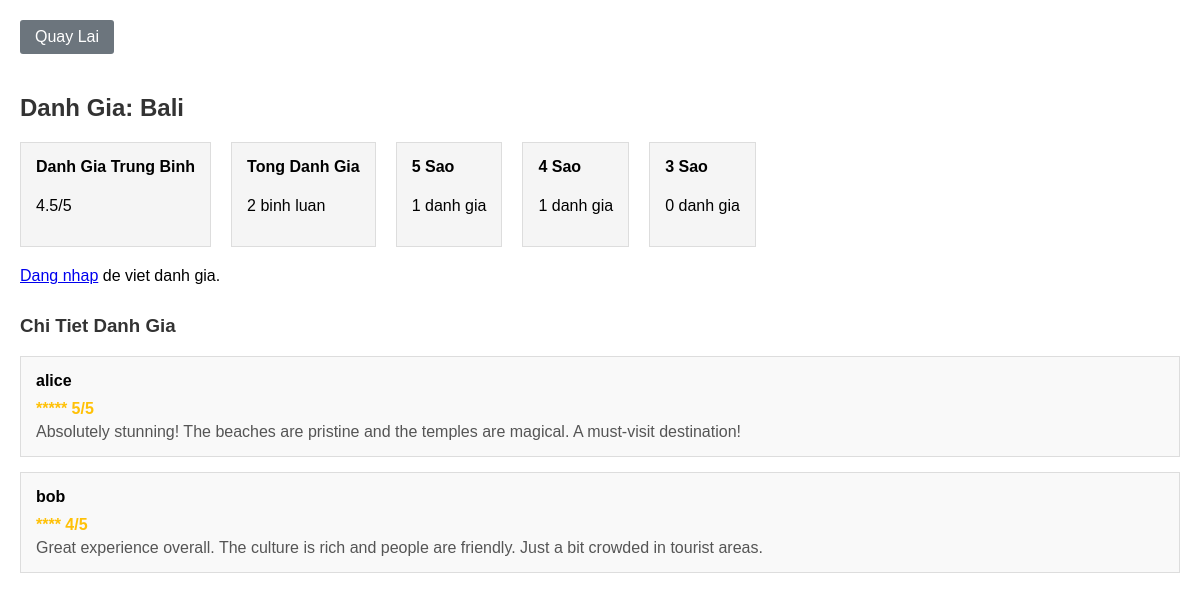
Screenshot of /reviews.php?destination_id=1 with the database file from the repository.
### tables this page shows
CREATE TABLE IF NOT EXISTS destinations (
    destination_id INT AUTO_INCREMENT PRIMARY KEY,
    name VARCHAR(100) NOT NULL,
    country VARCHAR(100) NOT NULL,
    description TEXT,
    image_url VARCHAR(255),
     category VARCHAR(50),
    province VARCHAR(100)
);

CREATE TABLE reviews (
    review_id INT AUTO_INCREMENT PRIMARY KEY,
    destination_id INT NOT NULL,
    user_id INT NOT NULL,
    rating INT CHECK (rating BETWEEN 1 AND 5),
    comment TEXT,
    FOREIGN KEY (destination_id) REFERENCES destinations(destination_id),
    FOREIGN KEY (user_id) REFERENCES users(user_id)
);

CREATE TABLE IF NOT EXISTS users (
    user_id INT AUTO_INCREMENT PRIMARY KEY,
    username VARCHAR(50) NOT NULL UNIQUE,
    password VARCHAR(255) NOT NULL,
    role VARCHAR(20) DEFAULT 'user'
);

### reviews.php (the view, shortened to what this page needs)
<?php
include 'config.php';
$destination_id = isset($_GET['destination_id']) && is_numeric($_GET['destination_id']) ? (int)$_GET['destination_id'] : null;
$stmt = $conn->prepare("SELECT * FROM destinations WHERE destination_id = ?");
$stmt->bind_param("i", $destination_id);
$stmt->execute();
$destination = $stmt->get_result()->fetch_assoc();
$review_stmt = $conn->prepare("
    SELECT r.*, u.username
    FROM reviews r
    JOIN users u ON r.user_id = u.user_id
    WHERE r.destination_id = ? AND parent_id IS NULL
");
$review_stmt->bind_param("i", $destination_id);
$review_stmt->execute();
$reviews = $review_stmt->get_result();
$stats_stmt = $conn->prepare("
    SELECT
        COUNT(*) as total_reviews,
        AVG(rating) as avg_rating,
        SUM(CASE WHEN rating = 5 THEN 1 ELSE 0 END) as five_star,
        SUM(CASE WHEN rating = 4 THEN 1 ELSE 0 END) as four_star,
        SUM(CASE WHEN rating = 3 THEN 1 ELSE 0 END) as three_star,
        SUM(CASE WHEN rating = 2 THEN 1 ELSE 0 END) as two_star,
        SUM(CASE WHEN rating = 1 THEN 1 ELSE 0 END) as one_star
    FROM reviews
    WHERE destination_id = ?
");
$stats_stmt->bind_param("i", $destination_id);
$stats_stmt->execute();
$stats = $stats_stmt->get_result()->fetch_assoc();
?>
<!DOCTYPE html>
<html>
<head>
</head>
<body>
<a href="index.php" class="back-link">Quay Lai</a>
<h2>Danh Gia: <?php echo htmlspecialchars($destination['name']); ?></h2>
<div class="stats">
    <div class="stat-box">
        <h4>Danh Gia Trung Binh</h4>
        <p><?php echo $stats['avg_rating'] ? round($stats['avg_rating'], 1) : 'N/A'; ?>/5</p>
    </div>
    <div class="stat-box">
        <h4>Tong Danh Gia</h4>
        <p><?php echo $stats['total_reviews'] ?? 0; ?> binh luan</p>
    </div>
    <div class="stat-box">
        <h4>5 Sao</h4>
        <p><?php echo $stats['five_star'] ?? 0; ?> danh gia</p>
    </div>
    <div class="stat-box">
        <h4>4 Sao</h4>
        <p><?php echo $stats['four_star'] ?? 0; ?> danh gia</p>
    </div>
    <div class="stat-box">
        <h4>3 Sao</h4>
        <p><?php echo $stats['three_star'] ?? 0; ?> danh gia</p>
    </div>
</div>
<?php if (isset($_SESSION['user_id'])): ?>
    <h3>Viet Danh Gia Cua Ban</h3>
    <form method="POST">
        <label>Danh gia sao:</label><br>
        <select name="rating" required>
            <option value="5">5 - Tuyet voi</option>
            <option value="4">4 - Tot</option>
            <option value="3">3 - Binh thuong</option>
            <option value="2">2 - Kem</option>
            <option value="1">1 - Rat te</option>
        </select><br><br>
        <label>Binh luan:</label><br>
        <textarea name="comment" rows="4" cols="50" required></textarea><br><br>
        <button type="submit" name="submit_review">Gui Danh Gia</button>
    </form>
    <hr>
<?php else: ?>
    <p><a href="login.php">Dang nhap</a> de viet danh gia.</p>
<?php endif; ?>
<div class="reviews-list">
    <h3>Chi Tiet Danh Gia</h3>
    <?php if ($reviews && $reviews->num_rows > 0): ?>
        <?php while ($review = $reviews->fetch_assoc()): ?>
            <div class="review-item">
                <div class="review-header">
                    <span class="review-user"><?php echo htmlspecialchars($review['username']); ?></span>
                </div>
                <div class="review-rating">
                    <?php echo str_repeat('*', $review['rating']); ?> <?php echo $review['rating']; ?>/5
                </div>
                <div class="review-comment">
                    <?php echo htmlspecialchars($review['comment'] ?? 'Khong co comment'); ?>
                </div>
            </div>
        <?php endwhile; ?>
    <?php else: ?>
        <div class="no-reviews">
            <p>Chua co danh gia nao cho khu du lich nay.</p>
        </div>
    <?php endif; ?>
</div>
</body>
</html>

### reviews.php (style rules this page uses)
body { font-family: Arial; margin: 20px; }
h2 { color: #333; }
h3 { color: #333; }
.back-link { padding: 8px 15px; background: #6c757d; color: white; text-decoration: none; border-radius: 3px; display: inline-block; margin-bottom: 20px; }
.stats { display: flex; gap: 20px; margin: 20px 0; }
.stat-box { padding: 15px; background: #f5f5f5; border: 1px solid #ddd; }
.stat-box h4 { margin-top: 0; }
.reviews-list { margin-top: 30px; }
.review-item { padding: 15px; background: #f9f9f9; border: 1px solid #ddd; margin-bottom: 15px; }
.review-header { display: flex; justify-content: space-between; margin-bottom: 10px; }
.review-user { font-weight: bold; }
.review-rating { color: #ffc107; font-weight: bold; margin: 5px 0; }
.review-comment { color: #555; }

### rows the page displays
destinations: name "Bali"
reviews: user.username "alice", rating "*****", rating "5", comment "Absolutely stunning! The beaches are pristine and the temples are magical. A must-visit destination!"
reviews: user.username "bob", rating "****", rating "4", comment "Great experience overall. The culture is rich and people are friendly. Just a bit crowded in tourist areas."

### other values shown
$stats['avg_rating'] "4.5"
$stats['total_reviews'] "2"
$stats['five_star'] "1"
$stats['four_star'] "1"
$stats['three_star'] "0"
